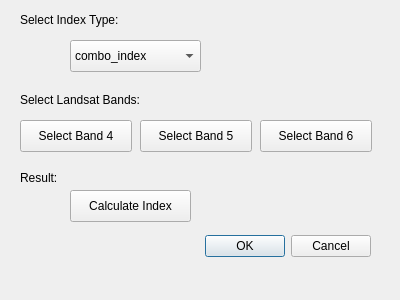
<?xml version="1.0" encoding="UTF-8"?>
<ui version="4.0">
 <class>Dialog</class>
 <widget class="QDialog" name="Dialog">
  <property name="geometry">
   <rect>
    <x>0</x>
    <y>0</y>
    <width>400</width>
    <height>300</height>
   </rect>
  </property>
  <property name="windowTitle">
   <string>Dialog</string>
  </property>
  <widget class="QDialogButtonBox" name="buttonBox">
   <property name="geometry">
    <rect>
     <x>30</x>
     <y>230</y>
     <width>341</width>
     <height>32</height>
    </rect>
   </property>
   <property name="orientation">
    <enum>Qt::Horizontal</enum>
   </property>
   <property name="standardButtons">
    <set>QDialogButtonBox::Cancel|QDialogButtonBox::Ok</set>
   </property>
  </widget>
  <widget class="QComboBox" name="combo_index">
   <property name="geometry">
    <rect>
     <x>70</x>
     <y>40</y>
     <width>131</width>
     <height>32</height>
    </rect>
   </property>
   <item>
    <property name="text">
     <string>combo_index</string>
    </property>
   </item>
  </widget>
  <widget class="QPushButton" name="btn_select_b4">
   <property name="geometry">
    <rect>
     <x>20</x>
     <y>120</y>
     <width>112</width>
     <height>32</height>
    </rect>
   </property>
   <property name="text">
    <string>Select Band 4</string>
   </property>
  </widget>
  <widget class="QPushButton" name="btn_calculate">
   <property name="geometry">
    <rect>
     <x>70</x>
     <y>190</y>
     <width>121</width>
     <height>32</height>
    </rect>
   </property>
   <property name="text">
    <string>Calculate Index</string>
   </property>
  </widget>
  <widget class="QPushButton" name="btn_select_b6">
   <property name="geometry">
    <rect>
     <x>260</x>
     <y>120</y>
     <width>112</width>
     <height>32</height>
    </rect>
   </property>
   <property name="text">
    <string>Select Band 6</string>
   </property>
  </widget>
  <widget class="QPushButton" name="btn_select_b5">
   <property name="geometry">
    <rect>
     <x>140</x>
     <y>120</y>
     <width>112</width>
     <height>32</height>
    </rect>
   </property>
   <property name="text">
    <string>Select Band 5</string>
   </property>
  </widget>
  <widget class="QLabel" name="label">
   <property name="geometry">
    <rect>
     <x>20</x>
     <y>10</y>
     <width>121</width>
     <height>20</height>
    </rect>
   </property>
   <property name="text">
    <string>Select Index Type:</string>
   </property>
  </widget>
  <widget class="QLabel" name="label_2">
   <property name="geometry">
    <rect>
     <x>20</x>
     <y>170</y>
     <width>58</width>
     <height>16</height>
    </rect>
   </property>
   <property name="text">
    <string>Result:</string>
   </property>
  </widget>
  <widget class="QLabel" name="label_3">
   <property name="geometry">
    <rect>
     <x>20</x>
     <y>90</y>
     <width>141</width>
     <height>20</height>
    </rect>
   </property>
   <property name="text">
    <string>Select Landsat Bands:</string>
   </property>
  </widget>
 </widget>
 <resources/>
 <connections>
  <connection>
   <sender>buttonBox</sender>
   <signal>accepted()</signal>
   <receiver>Dialog</receiver>
   <slot>accept()</slot>
   <hints>
    <hint type="sourcelabel">
     <x>248</x>
     <y>254</y>
    </hint>
    <hint type="destinationlabel">
     <x>157</x>
     <y>274</y>
    </hint>
   </hints>
  </connection>
  <connection>
   <sender>buttonBox</sender>
   <signal>rejected()</signal>
   <receiver>Dialog</receiver>
   <slot>reject()</slot>
   <hints>
    <hint type="sourcelabel">
     <x>316</x>
     <y>260</y>
    </hint>
    <hint type="destinationlabel">
     <x>286</x>
     <y>274</y>
    </hint>
   </hints>
  </connection>
 </connections>
</ui>
